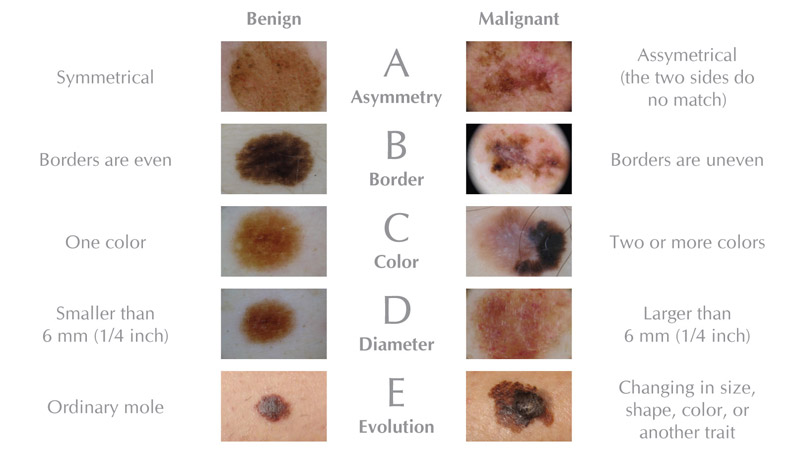
#> input picture site/images/abcde_melanoma_eng.jpg, 800 x 451 px
$ python -i mask_utils.py   (imports and definitions only)
#> lines starting #> are read from the running program, lines starting #| are printed output that depends on the picture; after the words box and inside, x2 and y2 are one past the last pixel; in counts of white or black regions, pixels touching at a corner belong together
import numpy as np
import cv2
from skimage.measure import regionprops, label
from skimage.measure._regionprops import RegionProperties


def create_simple_binary_mask(image: np.ndarray) -> np.ndarray:
    """
    Create a binary mask of the lesion in the image using Otsu's thresholding and
    morphological operations.
    Args:
        image: Input image as a numpy array.
    Returns:
        Binary mask of the lesion.
    """

    gray = cv2.cvtColor(image, cv2.COLOR_RGB2GRAY)
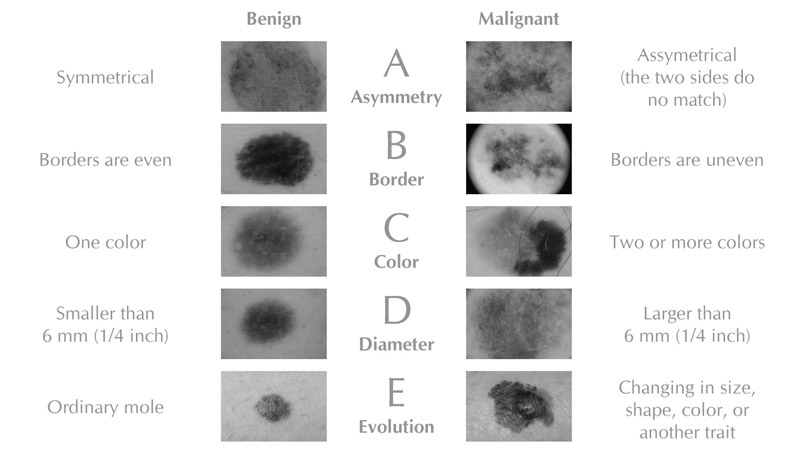
#> gray: shape (451, 800); min 0, max 255, mean 225.3

    # Otsu's thresholding
    _, mask = cv2.threshold(gray, 0, 255, cv2.THRESH_BINARY + cv2.THRESH_OTSU)
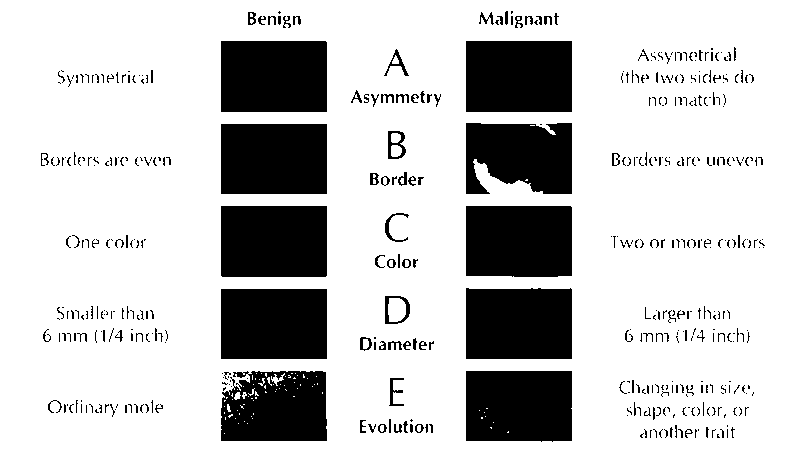
#> mask: shape (451, 800); 77.7% white; 466 black regions (354 under 20 px), largest, box (x1, y1, x2, y2) and area: (466, 41, 572, 112) 7526, (221, 41, 327, 112) 7525, (221, 206, 327, 277) 7524

    # Invert mask so the lesion is white
    mask = cv2.bitwise_not(mask)

    # Morphological operations to clean up the mask
    kernel = np.ones((5, 5), np.uint8)
    mask = cv2.morphologyEx(mask, cv2.MORPH_CLOSE, kernel)
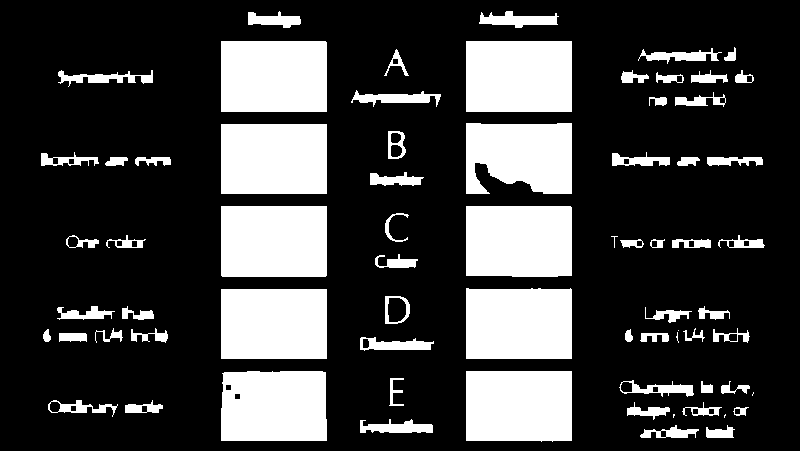
#> mask: shape (451, 800); 24.7% white; 71 white regions (6 under 20 px), largest, box (x1, y1, x2, y2) and area: (466, 41, 572, 112) 7526, (221, 41, 327, 112) 7525, (221, 206, 327, 277) 7524
    mask = cv2.morphologyEx(mask, cv2.MORPH_OPEN, kernel)
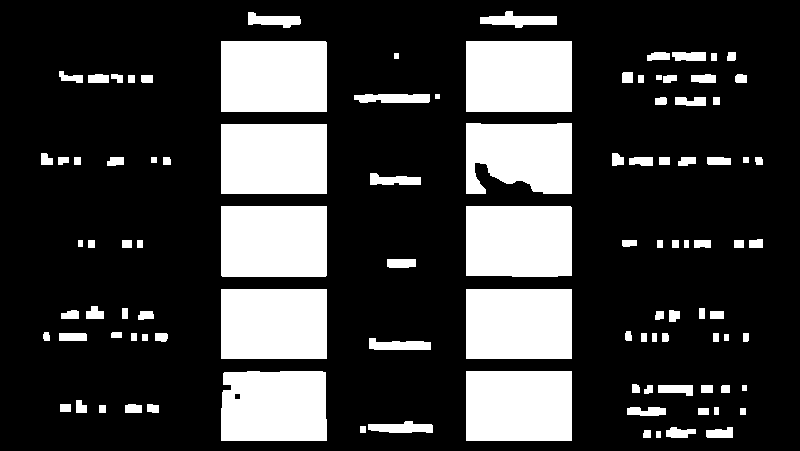
#> mask: shape (451, 800); 23.7% white; 102 white regions

    # Find contours and keep the largest one that is most central
    contours, _ = cv2.findContours(mask, cv2.RETR_EXTERNAL, cv2.CHAIN_APPROX_SIMPLE)
#> contours = 102 contours, 1 with area under 20; largest, box (x1, y1, x2, y2) and area: (466, 41, 572, 112) 7350, (221, 41, 327, 112) 7350, (221, 206, 327, 277) 7349, (466, 206, 572, 277) 7290, (466, 371, 572, 441) 7245
    if contours:
        image_center = np.array(image.shape[:2]) / 2
#> image_center = [225.5, 400]

        def contour_score(contour):
            M = cv2.moments(contour)
#> M = moments, m00 24, centre m10/m00, m01/m00 = (658, 434)
            if M["m00"] == 0:
                return float("inf")
            cx = M["m10"] / M["m00"]
#> cx = 658
            cy = M["m01"] / M["m00"]
#> cy = 434
            contour_center = np.array([cy, cx])
#> contour_center = [434, 658]
            distance = np.linalg.norm(contour_center - image_center)
#> distance = 331.7
            area = cv2.contourArea(contour)
#> area = 24
            return distance - area / 1000  # Adjust weight as needed

        best_contour = min(contours, key=contour_score)
#> best_contour = [[387, 259], [387, 266], [388, 266], [389, 267], [408, 267], [409, 266], [415, 266], [415, 259]]
        mask = np.zeros_like(mask)
        cv2.drawContours(mask, [best_contour], -1, 255, thickness=cv2.FILLED)
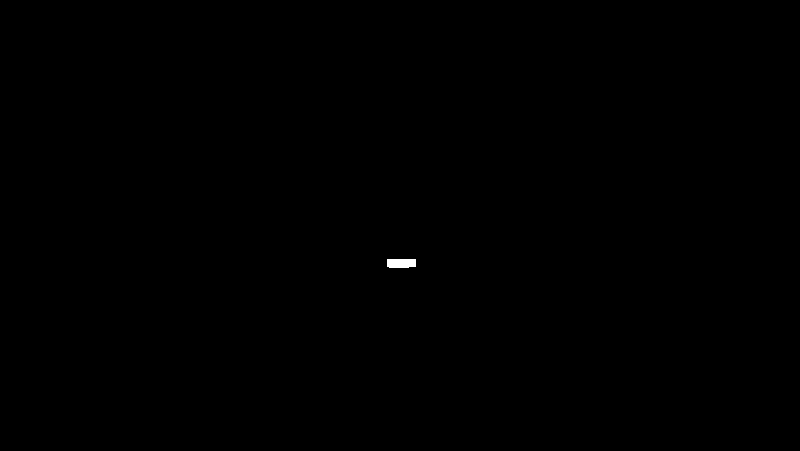
#> mask: shape (451, 800); 0.07% white; 1 white region, box (x1, y1, x2, y2) and area: (387, 259, 416, 268) 252

    return mask


# [114 lines left out: functions boundary_extraction, compute_centroid, simple_axis_split, get_largest_region_skimage, rotate_mask_to_principal_axis, not called in this run]

>>> import cv2
>>> picture = cv2.cvtColor(cv2.imread('../../site/images/abcde_melanoma_eng.jpg'), cv2.COLOR_BGR2RGB)
>>> result = create_simple_binary_mask(picture)
